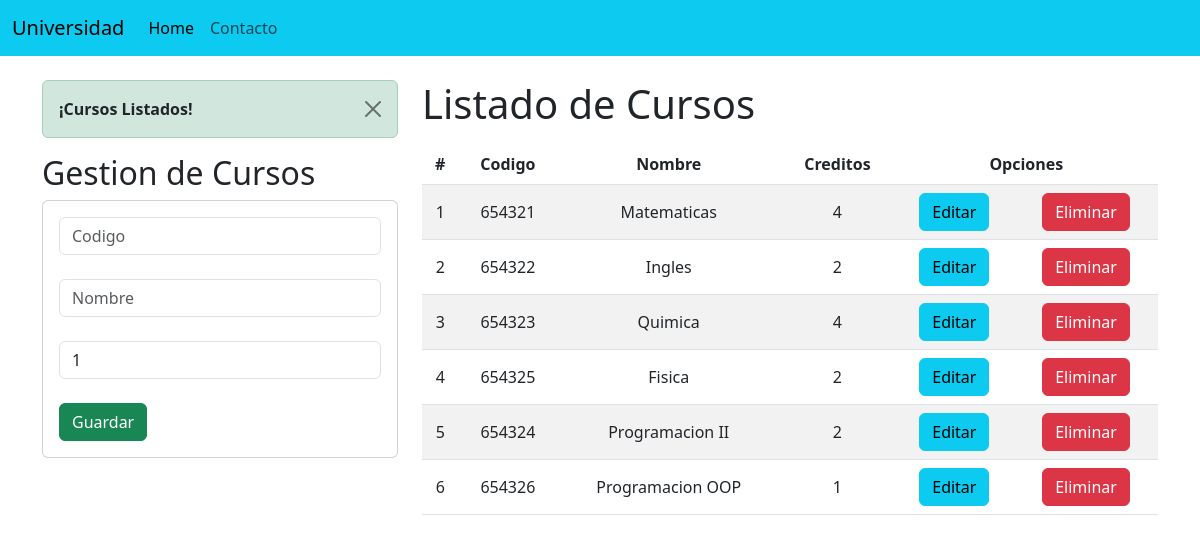
The page /index on the database as committed earlier.
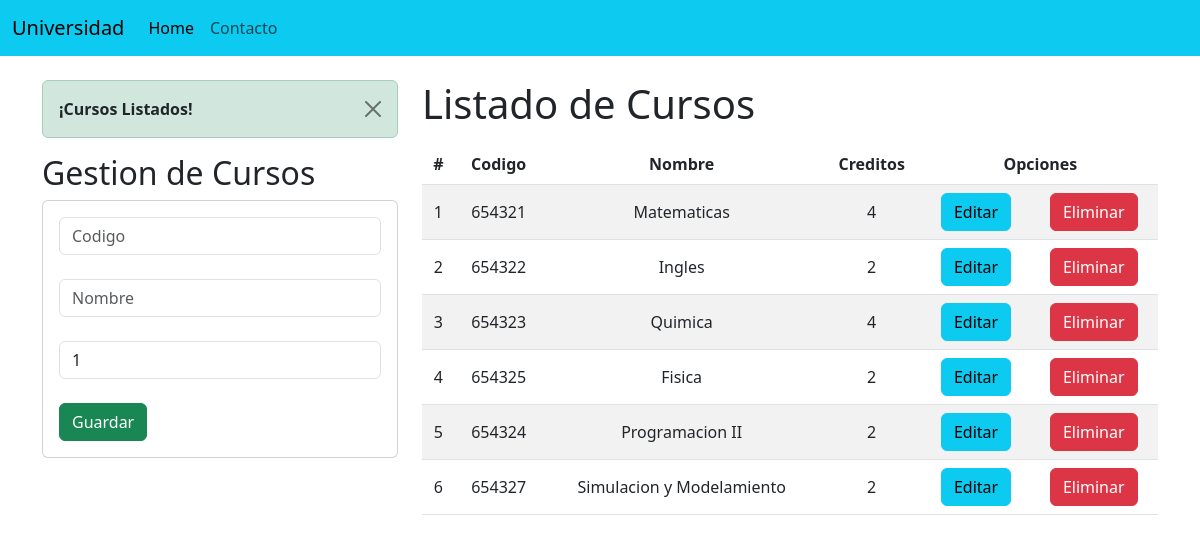
The same page on the database as committed later.
### academico/models.py (models this page shows, shortened)
class Curso(models.Model):
    codigo = models.CharField(primary_key=True, max_length=6)
    nombre = models.CharField(max_length=50)
    creditos = models.PositiveSmallIntegerField()

### academico/views.py (the view)
# urls.py: path('index', views.home),
def home(request):
    cursos_listados = Curso.objects.all()
    messages.success(request, "¡Cursos Listados!")
    return render(request, "index.html", {"cursos": cursos_listados})

### academico/templates/index.html (shortened to what this page needs)
{% extends './base.html' %}
{% block body %}
<div class="row">
    <div class="col-sm-12 col-md-6 col-lg-4 col-xl-4">
        {% if messages %}
        {% for message in messages %}
        <div class="alert alert-dismissible alert-success">
            <strong class="text-dark">{{ message }}</strong>
            <button type="button" class="btn-close" data-bs-dismiss="alert" aria-label="Close"></button>
        </div>
        {% endfor %}
        {% endif %}
        <h2>Gestion de Cursos</h2>
        <div class="card">
            <div class="card-body">
                <form action="/registrar_curso/" method="POST">{% csrf_token %}
                    <div class="form-group">
                        <input type="text" id="txtCodigo" name="txtCodigo" class="form-control" placeholder="Codigo" minlength="6" maxlength="6" required>
                    </div><br>
                    <div class="form-group">
                        <input type="text" id="txtNombre" name="txtNombre" class="form-control" placeholder="Nombre" maxlength="50" required>
                    </div><br>
                    <div class="form-group">
                        <input type="text" id="txtCreditos" name="txtCreditos" class="form-control" min="1" max="9" value="1" required>
                    </div><br>
                    <div class="form-group">
                        <button type="submit" class="btn btn-success btn-block text-white">Guardar</button>
                    </div>
                </form>
            </div>
        </div>
    </div>
    <div class="col-sm-12 col-md-6 col-lg-8 col-xl-8">
        <h1>Listado de Cursos</h1>
        <div class="table-responsive py-2">
            <table class="table table-striped">
                <thead>
                    <tr>
                        <th>#</th>
                        <th>Codigo</th>
                        <th>Nombre</th>
                        <th>Creditos</th>
                        <th colspan="2">Opciones</th>
                    </tr>
                </thead>
                <tbody>
                    {% for c in cursos %}
                    <tr>
                        <td>{{forloop.counter}}</td>
                        <td>{{c.codigo}}</td>
                        <td>{{c.nombre}}</td>
                        <td>{{c.creditos}}</td>
                        <td><a href="edicion_cursos/{{c.codigo}}" class="btn btn-info">Editar</a></td>
                        <td><a href="eliminar_curso/{{c.codigo}}" class="btn btn-danger btnEliminacion">Eliminar</a></td>
                    </tr>
                    {% endfor %}
                </tbody>
            </table>
        </div>
    </div>
</div>
{% endblock %}

### academico/templates/base.html (shortened to what this page needs)
<!DOCTYPE html>
<html lang="en">
<head>
    {% load static %}
    <link href="https://cdn.jsdelivr.net/npm/bootstrap@5.3.0-alpha3/dist/css/bootstrap.min.css" rel="stylesheet">
    <link rel="stylesheet" href="{% static 'css/gestion_cursos.css' %}">
  </head>
<body>
    <nav class="navbar navbar-expand-lg bg-info">
        <div class="container-fluid">
          <a class="navbar-brand" href="#">Universidad</a>
          <div class="collapse navbar-collapse" id="navbarNav">
            <ul class="navbar-nav">
              <li class="nav-item">
                <a class="nav-link active" aria-current="page" href="#">Home</a>
              </li>
              <li class="nav-item">
                <a class="nav-link" href="#">Contacto</a>
              </li>
            </ul>
          </div>
        </div>
      </nav>
    <div class="container py-4">
        {% block body %}
        {% endblock %}
    </div>
  </body>
</html>

### academico/static/css/gestion_cursos.css (style rules this page uses)
th, td { text-align: center; vertical-align: middle; }

Rows that differ between the two databases and show on the page:
removed Curso: codigo "654326", nombre "Programacion OOP", creditos "1"
added Curso: codigo "654327", nombre "Simulacion y Modelamiento", creditos "2"
